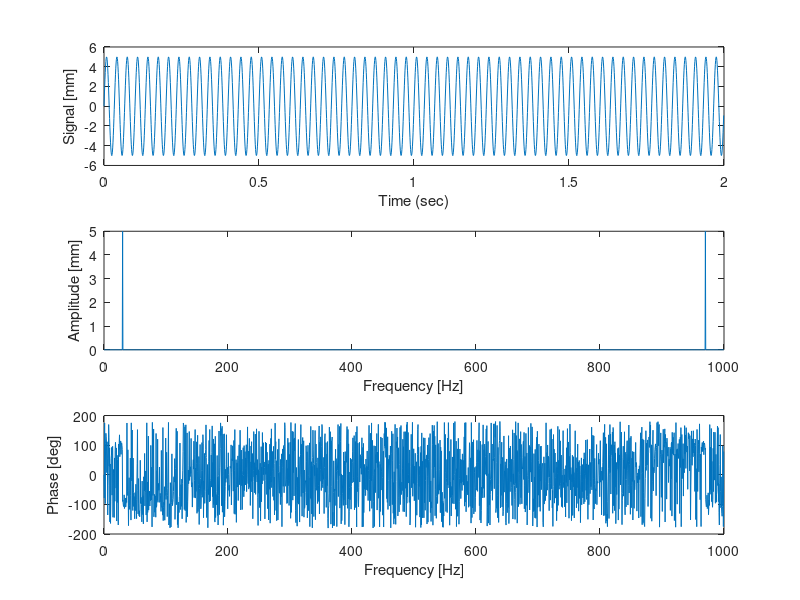

Source code (MATLAB):
% test_fft.m - example use of FFT
% HJSIII - 20.04.06
clear
% read time domain data here
% must also define time step h
% alternately create synthetic signal for testing
% synthetic - 30 Hz sine, +/- 5 mm, 0.001 sec time step
h = 0.001; % time step [sec]
f_synthetic = 30; % synthetic frequency [Hz]
x_max = 5; % size synthetic signal [mm]
t = [ 0:(1999) ]' * h; % synthetic time [sec]
x = x_max * sin( 2 * pi * f_synthetic * t ); % synthetic signal [mm]
% bottom - creating synthetic signal
% synthetic square wave
%x = sign( x );
% find number of samples and sampling frequency
n = length( x ); % number of samples
fs = 1 / h; % sampling frequency [Hz]
% FFT
% MATLAB FFT must be scaled by 2/n - DC component must be scaled scaled by 1/n
a = fft(x) * 2 / n; % complex number - units [mm]
a(1) = a(1) / 2; % offset at frequency of 0 Hz [mm]
amp = abs( a ); % amplitude at each frequency [mm]
phase = angle( a ) * 180 / pi; % phase angle [deg]
df = fs / n; % frequency resolution between spectral bands [Hz]
freq = [ 0:(n-1) ]' * df; % all frequencies [Hz]
% find peaks and list
[ peaks, i_locations ] = findpeaks( amp, 'MinPeakHeight', 0.01 ); % ignore tiny values
disp( ' ' )
disp( ' freq [Hz] peak [mm]' )
disp( [ freq(i_locations) peaks ] ) % units [Hz] [mm]
% plot time domain, amplitude, phase
figure( 1 )
subplot( 3,1,1 ) 
 plot( t, x )
 xlabel( 'Time (sec)' )
 ylabel( 'Signal [mm]' )
subplot( 3,1,2 )
 plot( freq, amp )
 xlabel( 'Frequency [Hz]' )
 ylabel( 'Amplitude [mm]' )
subplot( 3,1,3 )
 plot( freq, phase )
 xlabel( 'Frequency [Hz]' )
 ylabel( 'Phase [deg]' )
% bottom - test_fft 